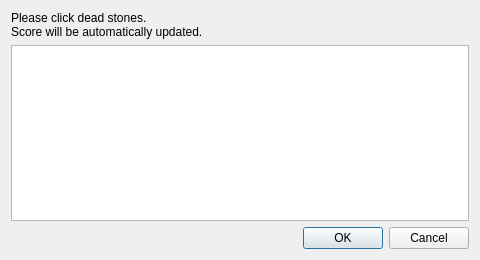
<?xml version="1.0" encoding="UTF-8"?>
<ui version="4.0">
 <class>CountTerritoryDialog</class>
 <widget class="QDialog" name="CountTerritoryDialog">
  <property name="geometry">
   <rect>
    <x>0</x>
    <y>0</y>
    <width>480</width>
    <height>260</height>
   </rect>
  </property>
  <property name="windowTitle">
   <string>Score</string>
  </property>
  <layout class="QVBoxLayout" name="verticalLayout">
   <item>
    <widget class="QLabel" name="label">
     <property name="text">
      <string>Please click dead stones. 
Score will be automatically updated.</string>
     </property>
    </widget>
   </item>
   <item>
    <widget class="QPlainTextEdit" name="scoreTextEdit">
     <property name="readOnly">
      <bool>true</bool>
     </property>
    </widget>
   </item>
   <item>
    <widget class="QDialogButtonBox" name="buttonBox">
     <property name="orientation">
      <enum>Qt::Horizontal</enum>
     </property>
     <property name="standardButtons">
      <set>QDialogButtonBox::Cancel|QDialogButtonBox::Ok</set>
     </property>
    </widget>
   </item>
  </layout>
 </widget>
 <resources/>
 <connections>
  <connection>
   <sender>buttonBox</sender>
   <signal>accepted()</signal>
   <receiver>CountTerritoryDialog</receiver>
   <slot>accept()</slot>
   <hints>
    <hint type="sourcelabel">
     <x>248</x>
     <y>254</y>
    </hint>
    <hint type="destinationlabel">
     <x>157</x>
     <y>274</y>
    </hint>
   </hints>
  </connection>
  <connection>
   <sender>buttonBox</sender>
   <signal>rejected()</signal>
   <receiver>CountTerritoryDialog</receiver>
   <slot>reject()</slot>
   <hints>
    <hint type="sourcelabel">
     <x>316</x>
     <y>260</y>
    </hint>
    <hint type="destinationlabel">
     <x>286</x>
     <y>274</y>
    </hint>
   </hints>
  </connection>
 </connections>
</ui>
